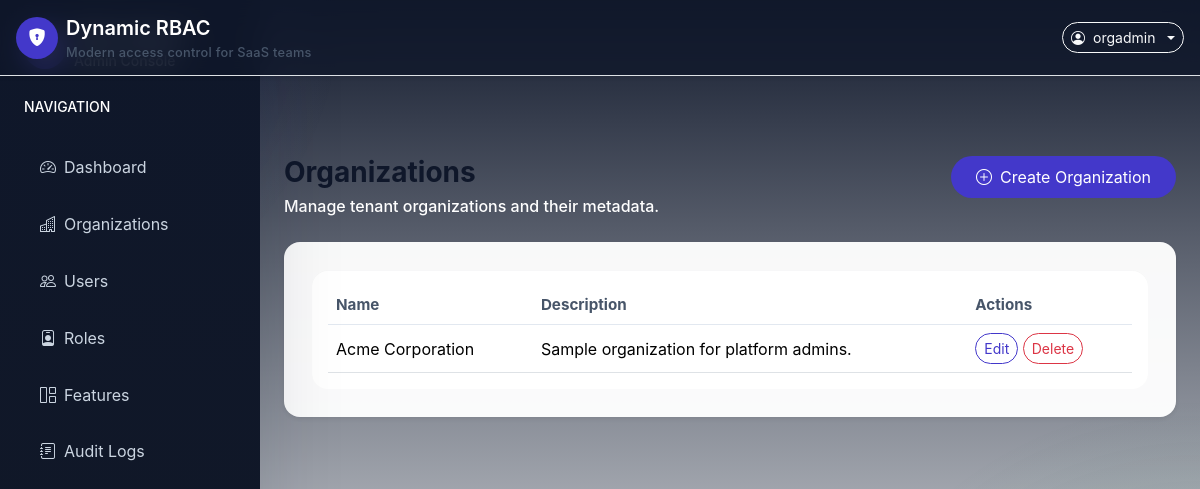
/organizations/ (signed in), run on the app's committed database.
### organizations/models.py (models this page shows, shortened)
class Organization(models.Model):
    id = models.UUIDField(primary_key=True, default=uuid.uuid4, editable=False)
    name = models.CharField(max_length=150, unique=True)
    description = models.TextField(blank=True)
    created_at = models.DateTimeField(auto_now_add=True)
    updated_at = models.DateTimeField(auto_now=True)
    class Meta:
        ordering = ["name"]

### organizations/views.py (the view)
# urls.py: path("", OrganizationListView.as_view(), name="organization_list"),
class OrganizationListView(LoginRequiredMixin, ListView):
    model = Organization
    template_name = "organizations/organization_list.html"
    context_object_name = "organizations"
    def get_queryset(self):
        user = self.request.user
        if user.is_superuser:
            return Organization.objects.all()
        if hasattr(user, "profile") and user.profile.organization:
            return Organization.objects.filter(id=user.profile.organization_id)
        return Organization.objects.none()

### permissions_app/templatetags/rbac_tags.py (called while the page is built)
@register.simple_tag(takes_context=True)
def has_permission(context, feature_code, action="view"):
    request = context.get("request")
    if not request:
        return False
    return permission_check(request.user, feature_code, action)

### permissions_app/utils.py (called while the page is built)
def resolve_action(action: str) -> str:
    return ACTION_MAP.get(action, action)

def has_permission(user, feature_code: str, action: str) -> bool:
    if not user or not user.is_authenticated:
        return False
    if user.is_superuser:
        return True
    if not hasattr(user, "profile"):
        return False
    action = resolve_action(action)
    try:
        feature = Feature.objects.get(code=feature_code)
        permission = RoleFeaturePermission.objects.filter(role=user.profile.role, feature=feature).first()
    except Feature.DoesNotExist:
        return False
    if not permission:
        return False
    return getattr(permission, f"can_{action}", False)

### templates/organizations/organization_list.html
{% extends 'base.html' %}
{% block content %}
<div class="d-flex flex-column flex-md-row justify-content-between align-items-start gap-3 mb-4">
    <div>
        <h1 class="h3 mb-1 page-title">Organizations</h1>
        <p class="page-subtitle mb-0">Manage tenant organizations and their metadata.</p>
    </div>
    <a class="btn btn-indigo btn-pill px-4 py-2" href="{% url 'organization_create' %}">
        <i class="bi bi-plus-circle me-2"></i>Create Organization
    </a>
</div>
<div class="card rounded-4 shadow-sm">
    <div class="card-body">
        <div class="table-responsive">
            <table class="table table-hover align-middle mb-0">
                <thead>
                    <tr>
                        <th>Name</th>
                        <th>Description</th>
                        <th>Actions</th>
                    </tr>
                </thead>
                <tbody>
                    {% for organization in organizations %}
                        <tr>
                            <td>{{ organization.name }}</td>
                            <td>{{ organization.description }}</td>
                            <td>
                                <a class="btn btn-sm btn-outline-indigo btn-pill" href="{% url 'organization_update' organization.pk %}">Edit</a>
                                <a class="btn btn-sm btn-outline-danger btn-pill" href="{% url 'organization_delete' organization.pk %}">Delete</a>
                            </td>
                        </tr>
                    {% empty %}
                        <tr>
                            <td colspan="3" class="empty-state">No organizations found.</td>
                        </tr>
                    {% endfor %}
                </tbody>
            </table>
        </div>
    </div>
</div>
{% endblock %}

### templates/base.html (shortened to what this page needs)
{% load static %}
{% load rbac_tags %}
<!DOCTYPE html>
<html lang="en">
<head>
    <link href="https://cdn.jsdelivr.net/npm/bootstrap@5.3.1/dist/css/bootstrap.min.css" rel="stylesheet">
    <link href="https://cdn.jsdelivr.net/npm/bootstrap-icons@1.11.3/font/bootstrap-icons.css" rel="stylesheet">
    <link rel="stylesheet" href="{% static 'css/styles.css' %}">
</head>
<body class="bg-body">
<nav class="navbar navbar-expand-xl navbar-dark shadow-sm fixed-top bg-glass border-bottom">
    <div class="container-fluid px-3">
        <a class="navbar-brand d-flex align-items-center gap-2" href="{% url 'dashboard' %}">
            <span class="brand-icon d-inline-flex align-items-center justify-content-center rounded-circle">
                <i class="bi bi-shield-lock-fill"></i>
            </span>
            <div class="d-flex flex-column">
                <span class="fw-semibold">Dynamic RBAC</span>
                <small class="navbar-tagline text-white-75">Modern access control for SaaS teams</small>
            </div>
        </a>
        <div class="collapse navbar-collapse justify-content-end">
            <div class="d-flex align-items-center gap-3">
                {% if user.is_authenticated %}
                    <div class="dropdown">
                        <button class="btn btn-outline-light btn-sm rounded-pill dropdown-toggle d-flex align-items-center gap-2"
                                type="button" id="userMenuButton" data-bs-toggle="dropdown" aria-expanded="false">
                            <i class="bi bi-person-circle"></i>
                            <span>{{ user.username }}</span>
                        </button>
                    </div>
                {% else %}
                    <a class="btn btn-outline-light btn-sm rounded-pill" href="{% url 'login' %}">Login</a>
                {% endif %}
            </div>
        </div>
    </div>
</nav>
{% if user.is_authenticated %}
                    {% has_permission 'DASHBOARD' 'view' as can_view_dashboard %}
                    {% has_permission 'ORG_MANAGEMENT' 'view' as can_view_org_management %}
                    {% has_permission 'USER_MANAGEMENT' 'view' as can_view_user_management %}
                    {% has_permission 'ROLE_MANAGEMENT' 'view' as can_view_role_management %}
                    {% has_permission 'AUDIT_LOGS' 'view' as can_view_audit_logs %}
    <aside class="sidebar d-none d-xl-flex flex-column p-4">
        <div class="sidebar-brand mb-4 text-white d-flex align-items-center gap-2">
            <span class="brand-icon bg-indigo text-white rounded-circle d-inline-flex align-items-center justify-content-center">
            </span>
            <div>
                <div class="fw-semibold">RBAC Platform</div>
                <small class="text-muted">Admin Console</small>
            </div>
        </div>
        <div class="sidebar-section mb-4 text-uppercase text-muted small">Navigation</div>
        <nav class="nav nav-pills flex-column gap-1">
            {% if can_view_dashboard %}
                <a class="nav-link" href="{% url 'dashboard' %}"><i class="bi bi-speedometer2 me-2"></i>Dashboard</a>
            {% endif %}
            {% if can_view_org_management %}
                <a class="nav-link" href="{% url 'organization_list' %}"><i class="bi bi-buildings me-2"></i>Organizations</a>
            {% endif %}
            {% if can_view_user_management %}
                <a class="nav-link" href="{% url 'user_list' %}"><i class="bi bi-people me-2"></i>Users</a>
            {% endif %}
            {% if can_view_role_management %}
                <a class="nav-link" href="{% url 'role_list' %}"><i class="bi bi-person-badge me-2"></i>Roles</a>
                <a class="nav-link" href="{% url 'feature_list' %}"><i class="bi bi-grid-1x2 me-2"></i>Features</a>
            {% endif %}
            {% if can_view_audit_logs %}
                <a class="nav-link" href="{% url 'audit_log_list' %}"><i class="bi bi-journal-text me-2"></i>Audit Logs</a>
            {% endif %}
        </nav>
    </aside>
{% endif %}
<div class="{% if user.is_authenticated %}main-content{% else %}main-content-no-sidebar{% endif %}">
    <div class="container-fluid px-4 py-5">
        <div id="toastContainer" class="toast-container position-fixed top-0 end-0 p-3"></div>
        {% block content %}{% endblock %}
    </div>
</div>
</body>
</html>

### static/css/styles.css (style rules this page uses)
:root { --bg-surface: #ffffff; --bg-soft: #eef2ff; --bg-body: #f8fafc; --bg-sidebar: #0f172a; --text-base: #0f172a; --text-muted: #ffffff; --text-secondary: #1e293b; --primary: #4338ca; --primary-dark: #3730a3; --success: #10b981; --border: #e2e8f0; }
body { min-height: 100vh; background: linear-gradient(180deg, rgba(15, 23, 42, 0.98) 0%, rgba(248, 250, 252, 0.92) 100%); color: var(--text-base); font-family: Inter, system-ui, -apple-system, BlinkMacSystemFont, "Segoe UI", sans-serif; }
body::before { content: ""; position: fixed; inset: 0; background: radial-gradient(circle at top left, rgba(99, 102, 241, 0.14), transparent 24%), radial-gradient(circle at bottom right, rgba(34, 197, 94, 0.12), transparent 28%); pointer-events: none; z-index: -1; }
.navbar { min-height: 72px; background: rgba(15, 23, 42, 0.84) !important; backdrop-filter: blur(12px); box-shadow: 0 12px 30px rgba(15, 23, 42, 0.12); }
.bg-glass { background: rgba(15, 23, 42, 0.75) !important; backdrop-filter: blur(14px); }
.navbar-tagline { font-size: 0.8rem; letter-spacing: 0.02em; }
.brand-icon { width: 42px; height: 42px; background: var(--primary); color: #fff; font-size: 1.1rem; }
.sidebar { width: 260px; min-height: 100vh; background: linear-gradient(180deg, #0f172a 0%, #111827 100%); color: #dbeafe; position: fixed; top: 0; left: 0; z-index: 1020; box-shadow: 0 24px 80px rgba(15, 23, 42, 0.15); }
.sidebar .sidebar-brand, .sidebar .sidebar-section { color: #94a3b8; }
.sidebar .nav-link { color: #cbd5e1; padding: 0.9rem 1rem; border-radius: 0.95rem; transition: background 0.2s ease, color 0.2s ease; }
.main-content { margin-left: 260px; padding-top: 108px; }
.container-fluid { max-width: 1440px; }
.card { border: 0; border-radius: 1rem; box-shadow: 0 18px 50px rgba(15, 23, 42, 0.12); background: rgba(255, 255, 255, 0.96); }
.card .card-body { padding: 1.75rem; }
.btn-pill { border-radius: 999px; }
.btn-indigo { background-color: var(--primary); color: #fff; border-color: transparent; }
.btn-outline-indigo { color: var(--primary); border-color: var(--primary); }
.text-muted { color: var(--text-muted) !important; font-weight: 500; }
.table-responsive { border-radius: 1rem; background: var(--bg-surface); padding: 1rem; box-shadow: inset 0 1px 0 rgba(15, 23, 42, 0.03); }
.table { margin-bottom: 0; }
.table thead th { border-bottom: 1px solid #e2e8f0; color: #475569; font-size: 0.95rem; }
.table td, .table th { vertical-align: middle; }
small { font-weight: 500; color: #475569; }
.page-title { margin-bottom: 1.5rem; color: #0f172a; font-weight: 700; }
.page-subtitle { color: #475569; font-weight: 500; line-height: 1.5; }

### templates/base.html (style rules this page uses)
.page-title { color: #0f172a; font-weight: 700; }
.page-subtitle { color: #ffffff; font-weight: 500; }

### data on the page
Organization: name "Acme Corporation", description "Sample organization for platform admins."

### other printed values
{{ user.username }} "orgadmin"
